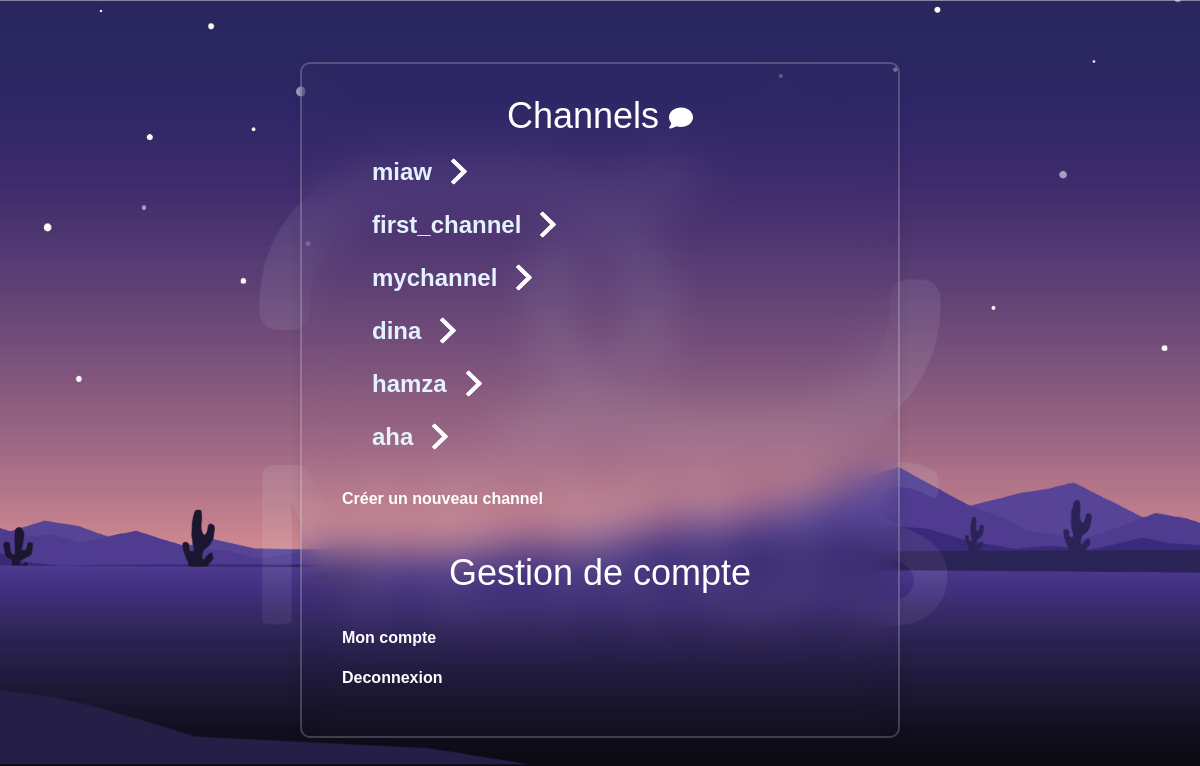
Before: /channels/ (signed in) with the older database file.
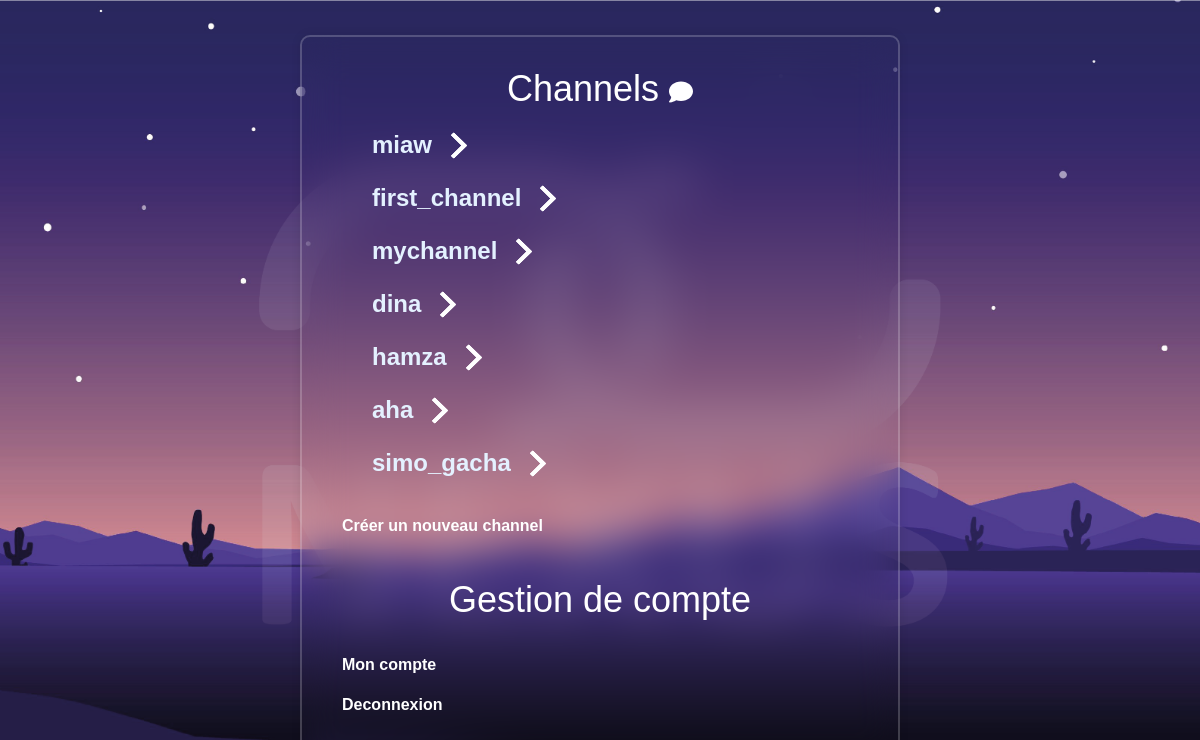
After: the same page with the newer database file.
### channels/models.py (models this page shows, shortened)
class Channel(models.Model):
    id = models.UUIDField(primary_key=True, default=uuid4)
    name = models.CharField(max_length=255, unique=True)
    members = models.ManyToManyField(to=UserModel, through='perms_user_channel_rel', related_name='channels',blank=True)
    creator_user = models.ForeignKey(to=UserModel,related_name='created_channels', on_delete=models.CASCADE)
    participants = models.IntegerField(default=0)
    is_private = models.BooleanField(default=False)

### channels/views.py (the view)
# urls.py: path('',views.home_view,name="home-view"),
@login_required(login_url='login-view')
def home_view(request):
    channel_list = request.user.channels.all()
    for c in channel_list:
        if c.is_private:
            for m in c.members.all():
                if request.user.username != m.username: # found the other user
                    c.name = m.username
                    break
    return render(request, 'homepage.html', {'channel_list': channel_list})

### templates/homepage.html (shortened to what this page needs)
{% extends "base.html" %}
{% load static %}
{% block wrapper %}
    <h1 class ="test">Channels </h1>
    <div class="group-container">
        {% for channel in channel_list %}
        <div class="link btn-conteiner"><a class="btn-content" href="/channels/m/{{ channel.id }}">
            <span class="btn-title">{{ channel.name }}</span>
            <span class="icon-arrow">
            </span>
        </a></div>
        {% endfor %}
    </div>
    <div class="link"><p><a href="/channels/create/">Créer un nouveau channel</a></p></div>
    <br/>
    <h1>Gestion de compte</h1>
    <br/>
    <div class="link"><p><a href="/users/account/">Mon compte</a></p></div>
    <div class="link"><p><a href="/users/logout/">Deconnexion</a></p></div>
{% endblock %}

### templates/base.html (shortened to what this page needs)
<!DOCTYPE html>
{% load static %}
<html lang="en">
<head>
    {% block styles %}
    <link rel="stylesheet" href="{% static  '/styles/style_main.css'%}">
    <link rel="stylesheet" href="{% static  '/styles/style_login.css'%}">
    <link href='https://unpkg.com/boxicons@2.1.4/css/boxicons.min.css' rel='stylesheet'>
    <link href="https://cdn.jsdelivr.net/npm/bootstrap@5.3.2/dist/css/bootstrap.min.css" rel="stylesheet">
    {% endblock %}
</head>
<body>
    <div class="wrapper">
        {% block wrapper %} {% endblock %}
    </div>
</body>
</html>

### static/styles/style_main.css (style rules this page uses)
* { margin: 0; padding: 0; box-sizing: border-box; font-family: Arial, Helvetica, sans-serif; }
body { margin: 0; padding: 0; display: flex; justify-content: center; align-items: center; min-height: 100vh; background: url('../assets/background/main_background.png') no-repeat; background-size: cover; background-position: center; }
.wrapper { width: 600px; background: transparent; border: 2px solid rgba(255, 255, 255, .2); backdrop-filter: blur(20px); box-shadow: 0 0 10px rgba(0, 0, 0, .1); color: white; border-radius: 10px; padding: 30px 40px; }

### static/styles/style_login.css (style rules this page uses)
.wrapper h1 { font-size: 36px; text-align: center; }
.link p a { color: white; text-decoration: none; font-weight: 600; }

### static/styles/style_homepage.css (style rules this page uses)
.btn-conteiner { --color-text: #E4F1FF; --color-background: transparent; --color-outline: transparent; --color-shadow: #27005D; }
.btn-content { display: flex; align-items: center; padding: 5px 30px; text-decoration: none; font-family: 'Poppins', sans-serif; font-weight: 600; font-size: 24px; color: var(--color-text); background: var(--color-background); transition: 1s; border-radius: 100px; box-shadow: 0 0 0.2em 0 var(--color-background); }
.btn-content .icon-arrow { transition: 0.5s; margin-right: 0px; transform: scale(0.6); }
.icon-arrow { width: 20px; margin-left: 15px; position: relative; top: 6%; }

Changed rows visible on the page:
added Channel: name "simo_gacha"
